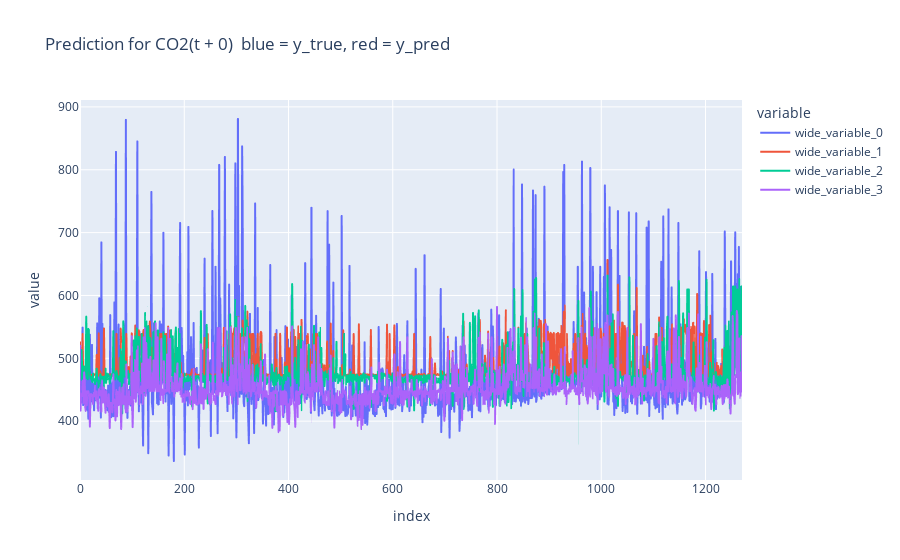
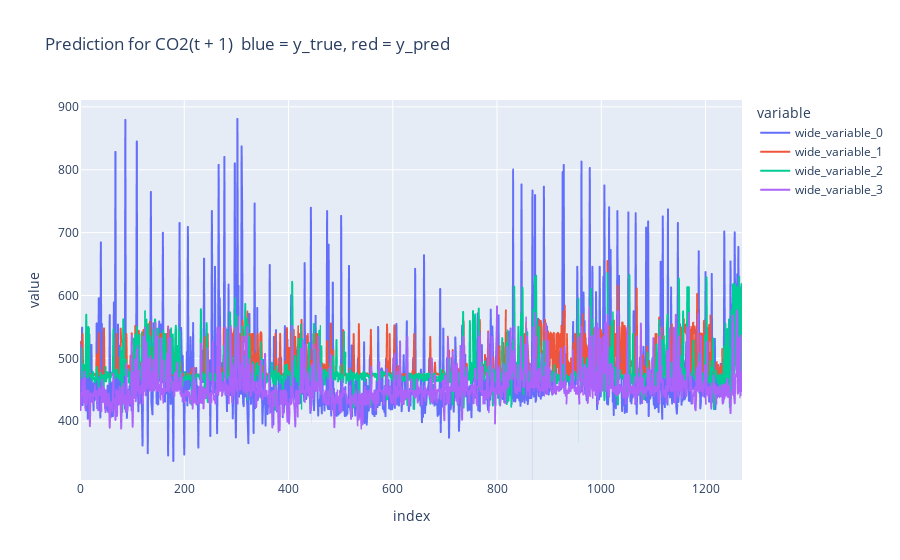

The code cell stored with these charts, in order, in its notebook:
### Markdown cell above
## Modellevaluation ##

### Code cell
import plotly.express as px
import seaborn as sns
from Forecasting_Evaluation.Evaluator import Evaluator


ev = Evaluator()

for col in range(0, fe.y_test.shape[1]):
    print(f"t +", col)
    print("Modell mit Wetterdaten und Jahreszeiten (rot)")
    ev.evaluate(y_true = fe.y_test[:, col], y_pred = pred[:, col])
    print("Modell ohne Wetterdaten und mit Jahreszeiten (grün)")
    ev.evaluate(y_true = fe_no_weather.y_test[:, col], y_pred = pred_no_weather[:, col])
    print("Modell mit Wetterdaten und ohne Jahreszeiten (violett)")
    ev.evaluate(y_true = fe_no_seasons.y_test[:, col], y_pred = pred_no_seasons[:, col])

    px.line(y = [fe.y_test[:, col], pred[:, col], pred_no_weather[:,col], pred_no_seasons[:, col]], 
             labels = {"wide_variable_0": "y_true",
                        "wide_variable_1": "Modell 1 - Vorhersage (Wetterdaten + Jahreszeiten)", 
                       "wide_variable_2": "Modell 2 - Vorhersage (Jahreszeiten)",
                       "wide_variable_3": "Modell 3 - Vorhersage (Wetterdaten)", },
             title = f"Prediction for CO2(t + {col})  blue = y_true, red = y_pred").show()

### Figure 1 — Plotly figure (JSON) as saved in the notebook; plotly's stock layout.template omitted (floating-point values rounded to 4 significant figures; data arrays with more than 128 entries replaced by an {"elided": "..."} marker saying what was removed)
{"data": [{"hovertemplate": "variable=wide_variable_0<br>index=%{x}<br>value=%{y}<extra></extra>", "legendgroup": "wide_variable_0", "line": {"color": "#636efa", "dash": "solid"}, "marker": {"symbol": "circle"}, "mode": "lines", "name": "wide_variable_0", "showlegend": true, "type": "scattergl", "x": {"elided": "1271 int values"}, "xaxis": "x", "y": {"elided": "1271 float values"}, "yaxis": "y"}, {"hovertemplate": "variable=wide_variable_1<br>index=%{x}<br>value=%{y}<extra></extra>", "legendgroup": "wide_variable_1", "line": {"color": "#EF553B", "dash": "solid"}, "marker": {"symbol": "circle"}, "mode": "lines", "name": "wide_variable_1", "showlegend": true, "type": "scattergl", "x": {"elided": "1271 int values"}, "xaxis": "x", "y": {"elided": "1271 float values"}, "yaxis": "y"}, {"hovertemplate": "variable=wide_variable_2<br>index=%{x}<br>value=%{y}<extra></extra>", "legendgroup": "wide_variable_2", "line": {"color": "#00cc96", "dash": "solid"}, "marker": {"symbol": "circle"}, "mode": "lines", "name": "wide_variable_2", "showlegend": true, "type": "scattergl", "x": {"elided": "1271 int values"}, "xaxis": "x", "y": {"elided": "1271 float values"}, "yaxis": "y"}, {"hovertemplate": "variable=wide_variable_3<br>index=%{x}<br>value=%{y}<extra></extra>", "legendgroup": "wide_variable_3", "line": {"color": "#ab63fa", "dash": "solid"}, "marker": {"symbol": "circle"}, "mode": "lines", "name": "wide_variable_3", "showlegend": true, "type": "scattergl", "x": {"elided": "1271 int values"}, "xaxis": "x", "y": {"elided": "1271 float values"}, "yaxis": "y"}], "layout": {"legend": {"title": {"text": "variable"}, "tracegroupgap": 0}, "title": {"text": "Prediction for CO2(t + 0)  blue = y_true, red = y_pred"}, "xaxis": {"anchor": "y", "domain": [0, 1], "title": {"text": "index"}}, "yaxis": {"anchor": "x", "domain": [0, 1], "title": {"text": "value"}}}}

### Figure 2 — Plotly figure (JSON) as saved in the notebook; plotly's stock layout.template omitted (floating-point values rounded to 4 significant figures; data arrays with more than 128 entries replaced by an {"elided": "..."} marker saying what was removed)
{"data": [{"hovertemplate": "variable=wide_variable_0<br>index=%{x}<br>value=%{y}<extra></extra>", "legendgroup": "wide_variable_0", "line": {"color": "#636efa", "dash": "solid"}, "marker": {"symbol": "circle"}, "mode": "lines", "name": "wide_variable_0", "showlegend": true, "type": "scattergl", "x": {"elided": "1271 int values"}, "xaxis": "x", "y": {"elided": "1271 float values"}, "yaxis": "y"}, {"hovertemplate": "variable=wide_variable_1<br>index=%{x}<br>value=%{y}<extra></extra>", "legendgroup": "wide_variable_1", "line": {"color": "#EF553B", "dash": "solid"}, "marker": {"symbol": "circle"}, "mode": "lines", "name": "wide_variable_1", "showlegend": true, "type": "scattergl", "x": {"elided": "1271 int values"}, "xaxis": "x", "y": {"elided": "1271 float values"}, "yaxis": "y"}, {"hovertemplate": "variable=wide_variable_2<br>index=%{x}<br>value=%{y}<extra></extra>", "legendgroup": "wide_variable_2", "line": {"color": "#00cc96", "dash": "solid"}, "marker": {"symbol": "circle"}, "mode": "lines", "name": "wide_variable_2", "showlegend": true, "type": "scattergl", "x": {"elided": "1271 int values"}, "xaxis": "x", "y": {"elided": "1271 float values"}, "yaxis": "y"}, {"hovertemplate": "variable=wide_variable_3<br>index=%{x}<br>value=%{y}<extra></extra>", "legendgroup": "wide_variable_3", "line": {"color": "#ab63fa", "dash": "solid"}, "marker": {"symbol": "circle"}, "mode": "lines", "name": "wide_variable_3", "showlegend": true, "type": "scattergl", "x": {"elided": "1271 int values"}, "xaxis": "x", "y": {"elided": "1271 float values"}, "yaxis": "y"}], "layout": {"legend": {"title": {"text": "variable"}, "tracegroupgap": 0}, "title": {"text": "Prediction for CO2(t + 1)  blue = y_true, red = y_pred"}, "xaxis": {"anchor": "y", "domain": [0, 1], "title": {"text": "index"}}, "yaxis": {"anchor": "x", "domain": [0, 1], "title": {"text": "value"}}}}
